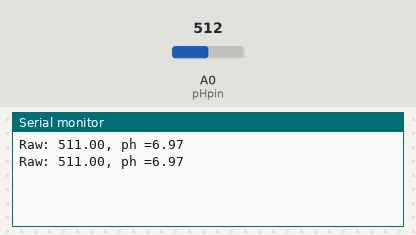
Bench run of a sketch on a simulated Arduino Uno, built with avr-gcc and run on an emulated ATmega328P. Shown: the last lines printed to the serial monitor. The inputs (shaded band) are chosen by the test bench; at power-on: A0 (pHpin) = 512.

Above: at 1.8 s.
1.9 s: A0 (pHpin) set to 716
At 2.6 s:
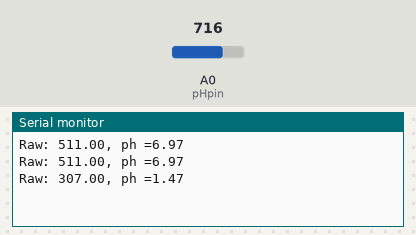
3.4 s: A0 (pHpin) set to 900
At 4.8 s:
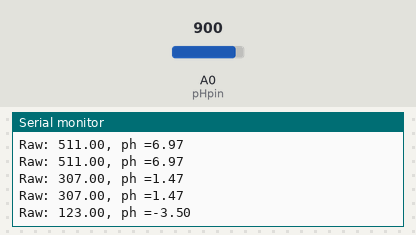
Timing chart, 0 to 6.4 s (numbered marks = the images above; inputs shaded):
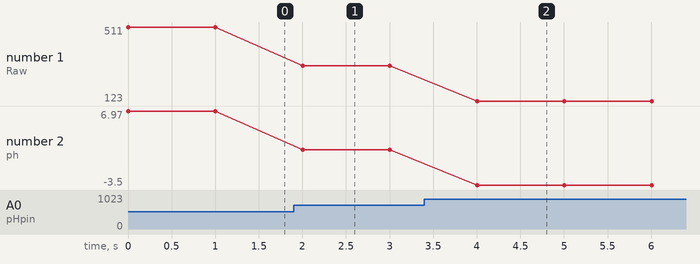

The sketch:

arduino.ino
```cpp
const byte pHpin = A0;    // Connect the sensor's Po output to analogue pin 0.

float Po;
float a=.027;
float b=-6.824;
void setup()
{
    Serial.begin(9600);
}

void loop()
{
    Po = (1023 - analogRead(pHpin)) ;
    Serial.print("Raw: ");
    Serial.print(Po, 2);                      // Print the result in the serial monitor.
    Serial.print(", ph =");
    Po=Po*a+b;
    Serial.println(Po, 2);                    // print ph
    delay(1000);                              // Take 1 reading per second.
}
```

Measured:
- after the input at 1.9 s, the serial monitor: prints a new line after 0.10 s (image 1)
- after the input at 3.4 s, the serial monitor: prints a new line after 0.60 s (image 2)
- plotted number 1: 511 → 307 after the input at 1.9 s, 307 → 123 after the input at 3.4 s
- plotted number 2: 6.97 → 1.47 after the input at 1.9 s, 1.47 → -3.5 after the input at 3.4 s
